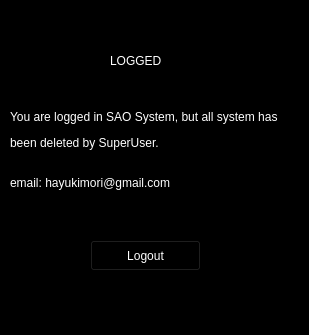
<?xml version="1.0" encoding="UTF-8"?>
<ui version="4.0">
 <class>MainWindow</class>
 <widget class="QMainWindow" name="MainWindow">
  <property name="geometry">
   <rect>
    <x>0</x>
    <y>0</y>
    <width>309</width>
    <height>335</height>
   </rect>
  </property>
  <property name="mouseTracking">
   <bool>true</bool>
  </property>
  <property name="tabletTracking">
   <bool>true</bool>
  </property>
  <property name="acceptDrops">
   <bool>true</bool>
  </property>
  <property name="windowTitle">
   <string>Login</string>
  </property>
  <property name="windowOpacity">
   <double>1.000000000000000</double>
  </property>
  <property name="autoFillBackground">
   <bool>false</bool>
  </property>
  <property name="styleSheet">
   <string notr="true">background-color: rgb(0, 0, 0);</string>
  </property>
  <widget class="QWidget" name="centralwidget">
   <widget class="QLabel" name="label">
    <property name="geometry">
     <rect>
      <x>110</x>
      <y>40</y>
      <width>91</width>
      <height>41</height>
     </rect>
    </property>
    <property name="styleSheet">
     <string notr="true">font: 26pt &quot;Uroob&quot;;
color: rgb(255, 255, 255);
padding:0;
</string>
    </property>
    <property name="text">
     <string>LOGGED</string>
    </property>
   </widget>
   <widget class="QLabel" name="label_2">
    <property name="geometry">
     <rect>
      <x>10</x>
      <y>90</y>
      <width>291</width>
      <height>121</height>
     </rect>
    </property>
    <property name="styleSheet">
     <string notr="true">color: rgb(255, 255, 255);
font: 12pt &quot;Uroob&quot;;</string>
    </property>
    <property name="text">
     <string>&lt;html&gt;&lt;head/&gt;&lt;body&gt;&lt;p&gt;You are logged in SAO System, but all system has &lt;/p&gt;&lt;p&gt;been deleted by SuperUser.&lt;/p&gt;&lt;p&gt;&lt;br/&gt;email: hayukimori@gmail.com&lt;/p&gt;&lt;/body&gt;&lt;/html&gt;</string>
    </property>
   </widget>
   <widget class="QPushButton" name="logout">
    <property name="geometry">
     <rect>
      <x>90</x>
      <y>240</y>
      <width>111</width>
      <height>31</height>
     </rect>
    </property>
    <property name="styleSheet">
     <string notr="true">color: rgb(255, 255, 255);
font: 14pt &quot;Uroob&quot;;</string>
    </property>
    <property name="text">
     <string>Logout</string>
    </property>
   </widget>
  </widget>
  <widget class="QStatusBar" name="statusbar"/>
 </widget>
 <resources/>
 <connections/>
</ui>
